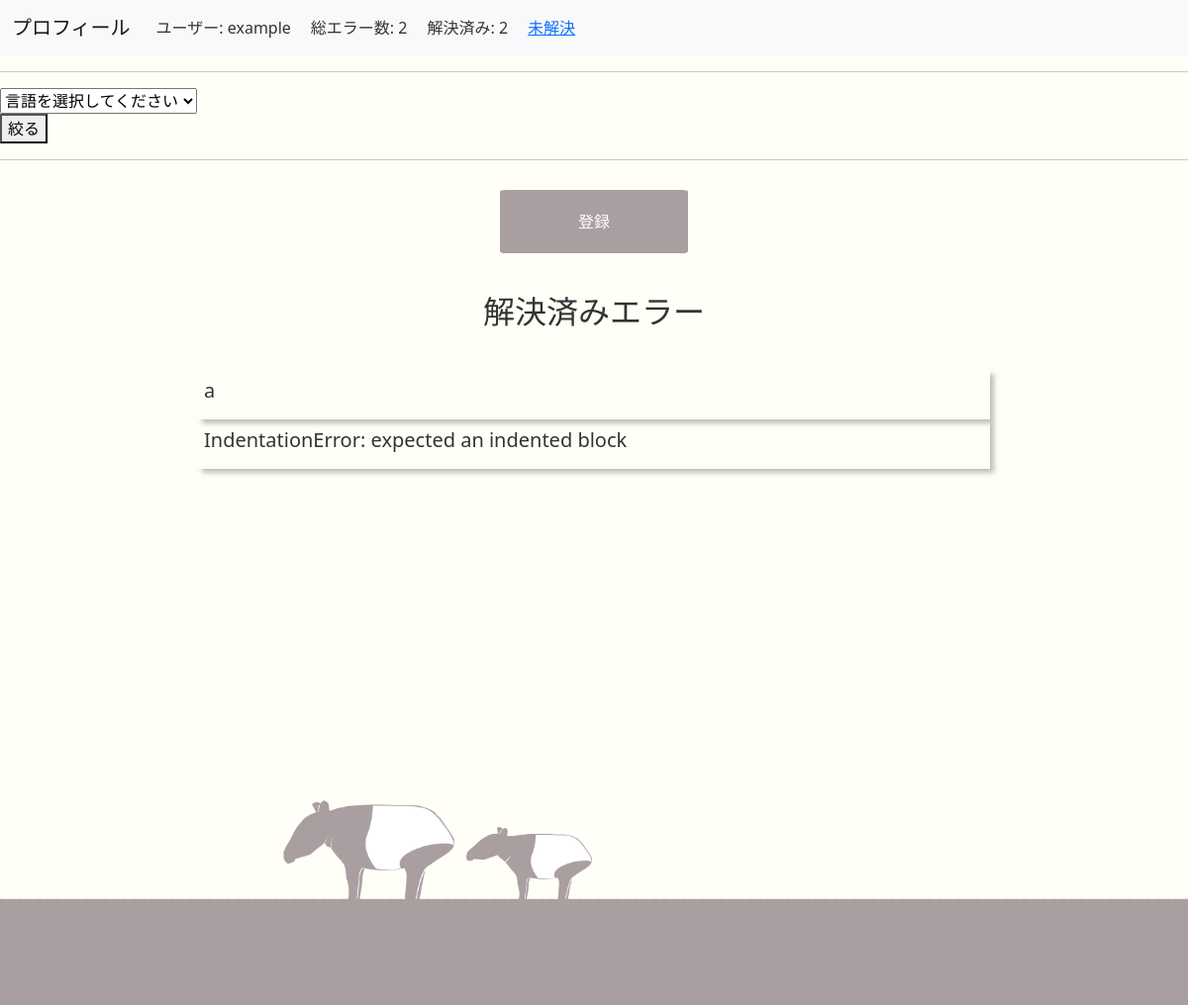
Before: /solved (signed in) with the older database file.
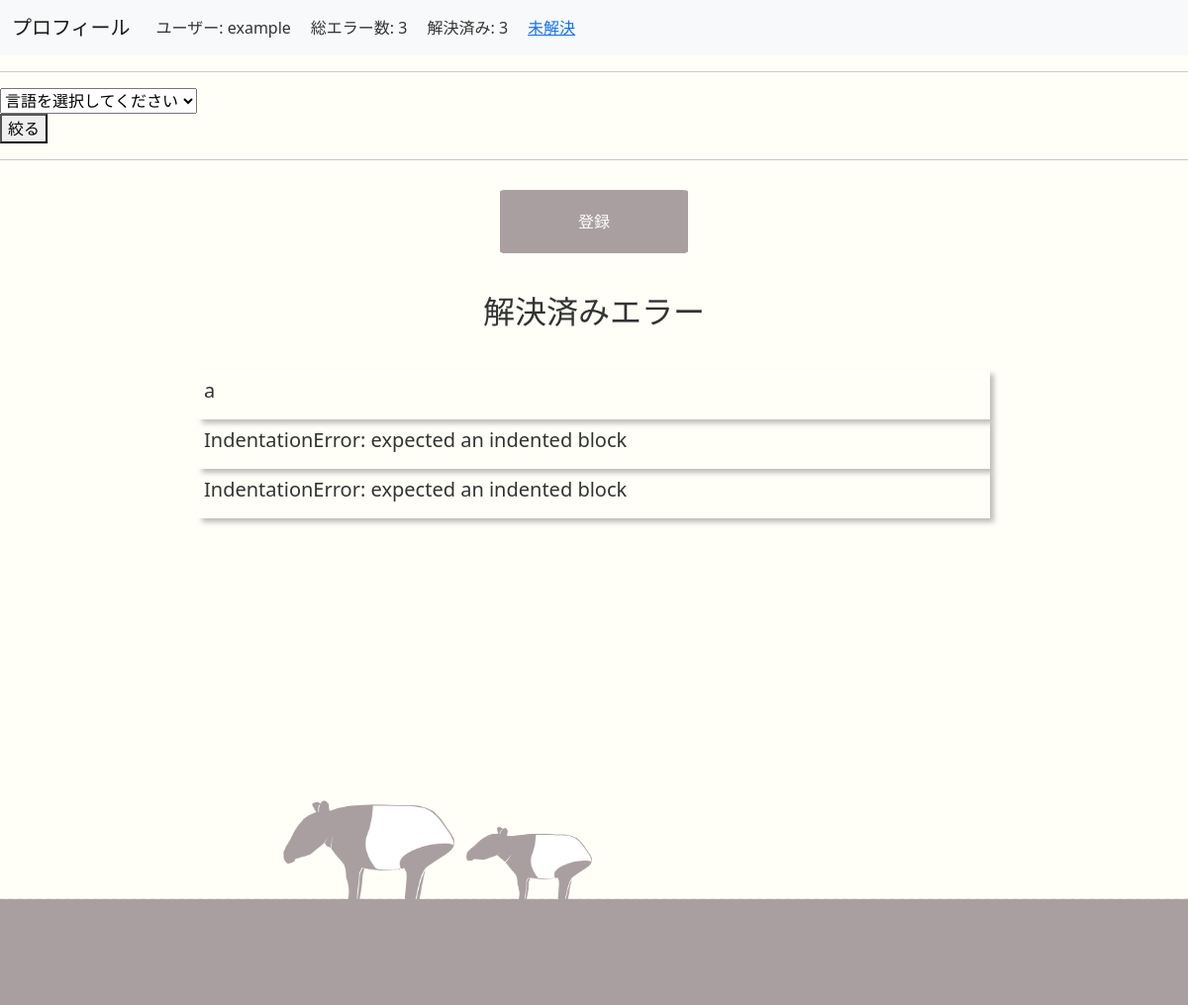
After: the same page with the newer database file.
### tables this page shows
CREATE TABLE 'errors' (error_id  INTEGER PRIMARY KEY, language TEXT, message TEXT, explain TEXT, solved TEXT, public TEXT NOT NULL, before_day TIMESTAMP DEFAULT(DATETIME('now','localtime')), after_day TIMESTAMP DEFAULT(DATETIME('now','localtime')), 'username'  TEXT NOT NULL  );

### app.py (the view, shortened to what this page needs)
@app.route("/solved", methods=["GET", "POST"])
@login_required
def display_solved():
    errors_sum = db.execute("SELECT COUNT(error_id) FROM errors WHERE username=?", session["user_id"])
    errors_sum = errors_sum[0]['COUNT(error_id)']
    solved_sum = db.execute("SELECT COUNT(error_id) FROM errors WHERE username=? AND public LIKE '解決'", session["user_id"])
    solved_sum = solved_sum[0]['COUNT(error_id)']
    if request.method == "GET":
        solved_errors = db.execute("SELECT * FROM errors WHERE public LIKE '解決' AND username=?", session["user_id"])
        return render_template("solved.html", solved_errors=solved_errors, languages=LANGUAGES, errors_sum=errors_sum,
                                solved_sum=solved_sum, username=session["user_id"])

### app.py (called while the page is built)
def login_required(f):
    @wraps(f)
    def decorated_function(*args, **kwargs):
        if session.get("user_id") is None:
            return redirect("/login")
        return f(*args, **kwargs)
    return decorated_function

### templates/solved.html (shortened to what this page needs)
{% extends "base.html" %}
{% block body %}
    <nav class="navbar navbar-expand-lg navbar-light bg-light">
        <div class="container-fluid">
            <div class="navbar-brand">プロフィール</div>
            <div class="collapse navbar-collapse" id="navbarNavDropdown">
                <ul class="navbar-nav">
                    <li class="nav-item profile">ユーザー: {{ username }} </li>
                    <li class="nav-item profile">総エラー数: {{ errors_sum }} </li>
                    <li class="nav-item profile">解決済み: {{ solved_sum }} </li>
                    <li class="nav-item profile"><a href="/unsolved" role="button"><span>未解決</span></a></li>
                </ul>
            </div>
        </div>
    </nav>
    <hr>
    <form action="/solved" method="POST">
        <div>
            <select name="language">
                    <option disabled selected>言語を選択してください</option>
            </select>
        </div>
        <button type="submit">絞る</button>
    </form>
    <hr>
    <a href="/record" role="button" class = "home-button"><span>登録</span></a>
<div class="contents">
    <h2>解決済みエラー</h2>
    {% for solved_error in solved_errors %}
    <details>
    <summary class="error">{{ solved_error.message }}</summary>
    </details>
    {% endfor %}
</div>
    <footer><img src="./static/images/footer1.png" alt="icon" class = "footer2"></footer>
{% endblock %}

### templates/base.html (shortened to what this page needs)
<!DOCTYPE html>
<html lang="ja">
<head>
  <link rel="stylesheet" href="https://unpkg.com/ress/dist/ress.min.css">
  <link href="https://cdn.jsdelivr.net/npm/bootstrap@5.0.2/dist/css/bootstrap.min.css" rel="stylesheet">
  <link rel="stylesheet" href="{{ url_for('static', filename='css/styles.css') }}">
</head>
<body>
  {% block body %}{% endblock %}
</body>
</html>

### static/css/styles.css (style rules this page uses)
body { background-color: #fffff8; color: #333333; }
h2 { text-align:center; margin:40px; }
.footer2 { width: 100%; }
.home-button { display: flex; justify-content: center; align-items: center; position: relative; overflow: hidden; text-decoration: none; height: 4rem; width: 190px; margin: 30px auto; padding:10px; border-radius: 3%; background: #aa9fa0; background-size: 400%; color: #fff; }
.home-button span { position: relative; z-index: 1; }
.home-button::before { content: ''; position: absolute; top: 0; left: 0; transform: scaleX(0); transform-origin: 0 50%; width: 100%; height: inherit; border-radius: inherit; background: linear-gradient( 82.3deg, #84ccc9 10.8%, #eae4d6 94.3% ); transition: all 0.475s; }
.contents { min-height: 500px; }
.error { color: #333; }
details { width: 800px; box-shadow: 4px 4px 5px #47454559; margin: auto; }
details > summary { padding: 6px; color: #f0eeee; width: auto; height: 50px; justify-content: center; font-size: 20px; border-radius: 5px; background-image: url(../images/photo2.jpg); border: none; cursor: pointer; list-style: none; }
.profile { margin-right: 10px; margin-left: 10px; }

Changed rows visible on the page:
added errors: message "IndentationError: expected an indented block"
Other visible differences:
{{ errors_sum }}: "2" → "3"
{{ solved_sum }}: "2" → "3"
